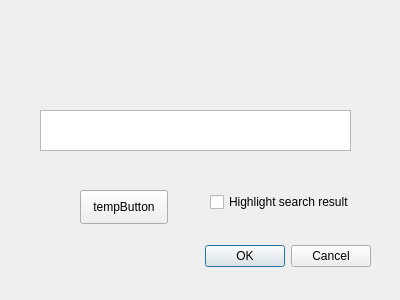
<?xml version="1.0" encoding="UTF-8"?>
<ui version="4.0">
 <class>Dialog</class>
 <widget class="QDialog" name="Dialog">
  <property name="geometry">
   <rect>
    <x>0</x>
    <y>0</y>
    <width>400</width>
    <height>300</height>
   </rect>
  </property>
  <property name="windowTitle">
   <string>Dialog</string>
  </property>
  <widget class="QDialogButtonBox" name="buttonBox">
   <property name="geometry">
    <rect>
     <x>30</x>
     <y>240</y>
     <width>341</width>
     <height>32</height>
    </rect>
   </property>
   <property name="orientation">
    <enum>Qt::Horizontal</enum>
   </property>
   <property name="standardButtons">
    <set>QDialogButtonBox::Cancel|QDialogButtonBox::Ok</set>
   </property>
  </widget>
  <widget class="QTextEdit" name="textEdit">
   <property name="geometry">
    <rect>
     <x>40</x>
     <y>110</y>
     <width>311</width>
     <height>41</height>
    </rect>
   </property>
  </widget>
  <widget class="QPushButton" name="tempButton">
   <property name="geometry">
    <rect>
     <x>80</x>
     <y>190</y>
     <width>88</width>
     <height>34</height>
    </rect>
   </property>
   <property name="text">
    <string>tempButton</string>
   </property>
  </widget>
  <widget class="QCheckBox" name="highlight_result">
   <property name="geometry">
    <rect>
     <x>210</x>
     <y>190</y>
     <width>161</width>
     <height>24</height>
    </rect>
   </property>
   <property name="text">
    <string>Highlight search result</string>
   </property>
   <property name="checked">
    <bool>false</bool>
   </property>
  </widget>
 </widget>
 <resources/>
 <connections>
  <connection>
   <sender>buttonBox</sender>
   <signal>accepted()</signal>
   <receiver>Dialog</receiver>
   <slot>accept()</slot>
   <hints>
    <hint type="sourcelabel">
     <x>248</x>
     <y>254</y>
    </hint>
    <hint type="destinationlabel">
     <x>157</x>
     <y>274</y>
    </hint>
   </hints>
  </connection>
  <connection>
   <sender>buttonBox</sender>
   <signal>rejected()</signal>
   <receiver>Dialog</receiver>
   <slot>reject()</slot>
   <hints>
    <hint type="sourcelabel">
     <x>316</x>
     <y>260</y>
    </hint>
    <hint type="destinationlabel">
     <x>286</x>
     <y>274</y>
    </hint>
   </hints>
  </connection>
 </connections>
</ui>
